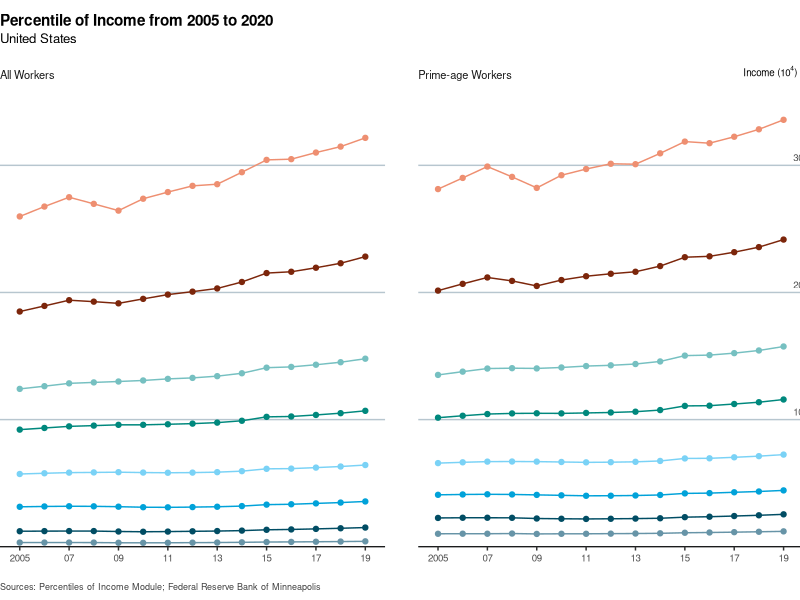
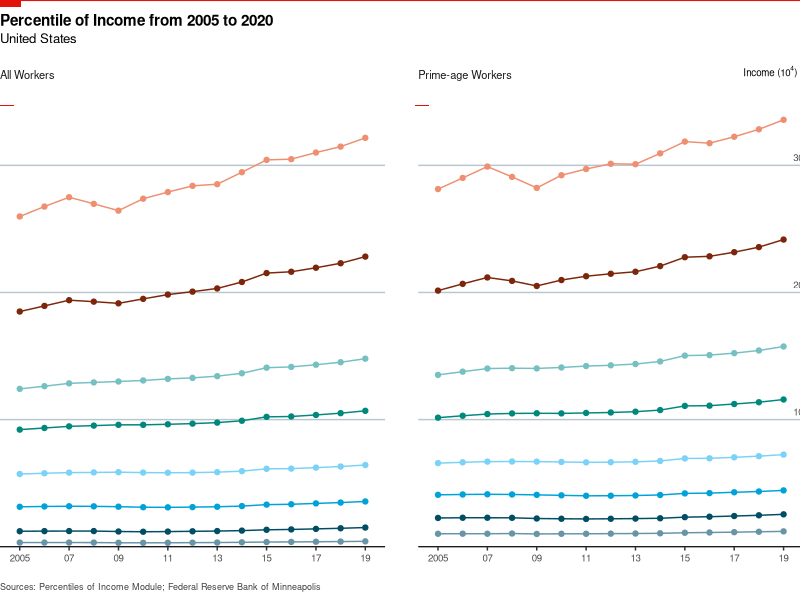

These charts were generated, in order, by the following R code:
# This code is used for drawing the percentile of income from 2005 to 2019

# load packages
library(ggplot2)
library(ggthemes)
library(ggtext)
library(grid)

# load data
df = read.csv("data/derived/01_pctl_of_income_US.csv")

# drawing the line plot
p = ggplot(df) + 
  geom_line(aes(x = year, y = value, col = Percentile)) + ## add line
  geom_point(aes(x = year, y = value, col = Percentile)) + ## add point
  facet_wrap(~ samp) + ## facet by `samp` variable
  ## add title, subtitle, caption and axis titles
  labs(title = "Percentile of Income from 2005 to 2020",
       subtitle = "United States",
       x = "", y = expression("Income (10" ^ 4* ")"),
       caption = "Sources: Percentiles of Income Module; Federal Reserve Bank of Minneapolis") +
  ## adjust texts and breaks in x-axis and y-axis
  scale_x_continuous(expand = c(0, 0.8), 
                     breaks = seq(2005, 2020, 2),
                     labels = c("2005", "07", "09", "11", 
                               "13", "15", "17", "19")) + 
  scale_y_continuous(position = "right",
                     expand = c(0, 0),
                     limits = c(0, 345000),
                     breaks = seq(0, 340000, 100000),
                     labels = c("", "10", "20", "30")) + 
  ## change line colour
  scale_colour_economist() + 
  theme(
    ## set plot margin
    plot.margin = margin(t = 0, r = 2, b = 0, l = 0, unit = "pt"),
    
    ## remove background colour
    plot.background = element_rect(fill = "white"),
    
    ## adjust panel title and relative space
    strip.background = element_rect(color = NA, fill = NA), 
    strip.placement = "outside",
    strip.text = element_text(size = 8, margin = margin(6, 0 ,20, 0), 
                              hjust = 0, family = "sans"),
    strip.clip = "off",
    
    ## adjust space between panels 
    ## remove background colour
    ## remove unnecessary grid line and adjust grid line 
    panel.spacing.x = unit(24, "pt"),
    panel.background = element_rect(fill = "white"),
    panel.grid.major.x = element_blank(),
    panel.grid.minor.x = element_blank(),
    panel.grid.major.y = element_line(color = "#B7C6CF", linewidth = unit(.5, "pt")),
    panel.grid.minor.y = element_blank(),
    
    ## adjust legend
    ## remove background colour, text size, 
    ## remove title, change position and adjust space
    legend.background = element_blank(), 
    legend.text = element_text(size = 9, family = "sans"),
    legend.title = element_blank(),
    legend.key = element_blank(),
    legend.position = c(.85, 1.35),
    legend.spacing.x = unit(2.5, "pt"),
    legend.spacing.y = unit(1, "pt"),
    
    ## adjust axis text size, axis line colour and y-axis title 
    axis.text.x = element_text(size = 7, family = "sans"),
    axis.line.x  = element_line(color = "black", linewidth = unit(.4, "pt")),
    axis.ticks.y = element_blank(),
    axis.text.y.right = element_text(hjust = -1.3, vjust = -.5, 
                                     size = 7, family = "sans"),
    axis.title.y.right = element_text(vjust = 1.1, hjust = -1, angle = 0,
                                      size = 7, family = "sans",
                                      margin = margin(l = -65)),
    
    ## adjust title/subtitle/caption size, position, face, colour and space
    plot.title.position = "plot",
    plot.title = element_text(size = 11, hjust = 0, face = "bold", 
                              family = "sans",
                              margin = margin(10, 0, 1.5, 0, "pt")),
    plot.subtitle = element_text(size = 9.5, hjust = 0, family = "sans",
                                 margin = margin(1, 0, 10, 0)),
    plot.caption = element_text(hjust = 0, vjust = 5, size = 6.5, colour = "#404040")) +
  # make legend become 2 rows
  guides(colour = guide_legend(nrow = 2, byrow = TRUE)) 

# Generate a ggplot2 plot grob.
p_grob = ggplotGrob(p)

# open device to save plot
png("outputs/01_pctl_of_income_US/01_pctl_of_income_US_lineplot.png", 
    width = 8.5, height = 3.5, units = "in",
    res = 300)
## draw the grob
grid.draw(p_grob)
## add rotated tag
grid.lines(x = c(0, 1), y = 1, gp = gpar(col = "#E3120B", 
                                         lwd = unit(2, "points"))) 
grid.rect(x = unit(0, "npc"), y = 1, 
          width = unit(15, "points"), height = unit(5, "points"), 
          just = c("left", "top"),
          gp = gpar(fill = "#E3120B", lwd = 0))
## add marker for panels
grid.rect(x = 0, y = unit(.825, "npc"),
          width = unit(10, "points"), height = unit(1, "points"), 
          just = c("left", "top"),
          gp = gpar(fill = "#E3120B", lwd = 0))
grid.rect(x = unit(0.5, "npc") + unit(31, "points"), y = unit(.825, "npc"),
          width = unit(10, "points"), height = unit(1, "points"), 2, 
          just = c("left", "top"),
          gp = gpar(fill = "#E3120B", lwd = 0))
# Close the device
dev.off()
